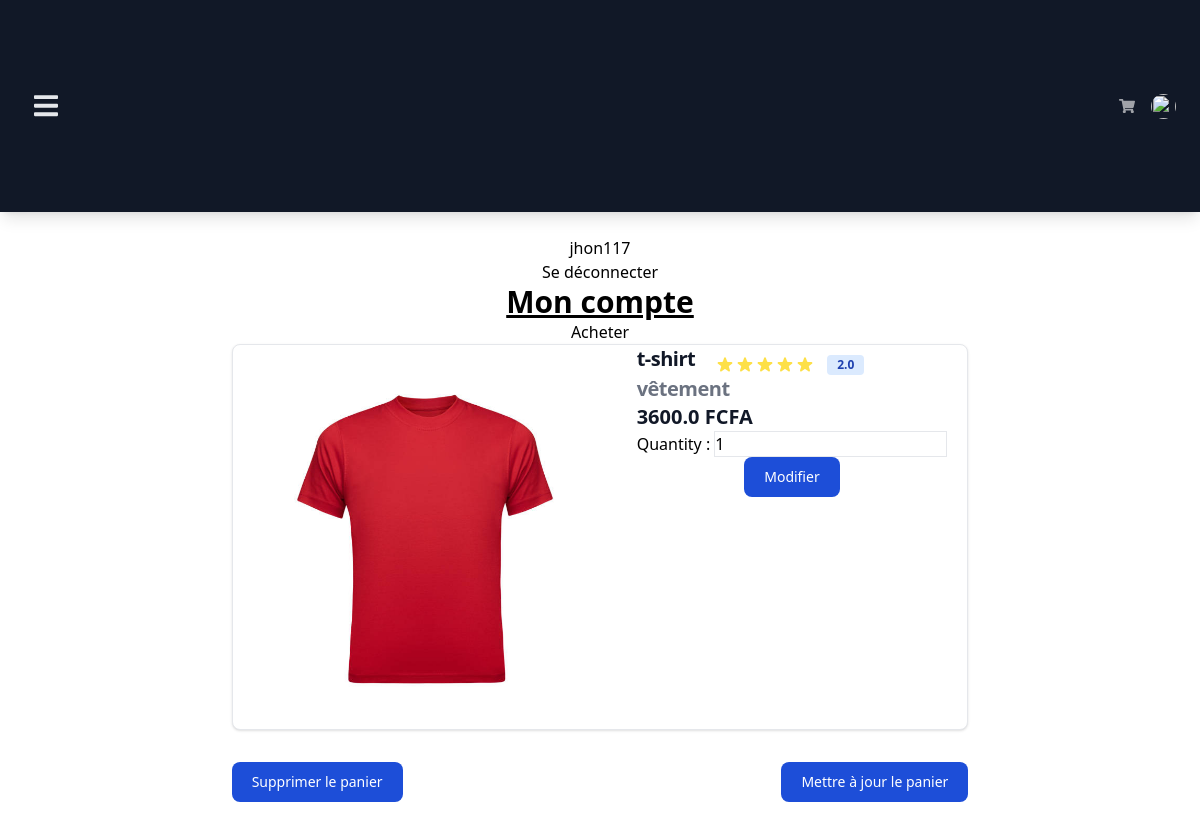
The page /boutique/cart/ (signed in) on the database its author committed.
### ventes/models.py (models this page shows, shortened)
class CommandeBasket(models.Model):
    commande = models.ForeignKey(Commande, on_delete=models.CASCADE)
    article = models.ForeignKey(Article, on_delete=models.CASCADE)
    quantity = models.IntegerField(default=1)
    """def setQuantity(self, _quantity):
        self.quantity = _quantity
        self.save()
        setValue = _quantity*-1
        try:
            self.article.updateQuantity(setValue)
        except ValueError as ve:
            raise ve"""

class Article(models.Model):
    designation = models.CharField(max_length=128, unique=True)
    pricePurchase = models.FloatField(default=0.0)
    benefitPercentage = models.IntegerField(default=0, validators=[MinValueValidator(0), MaxValueValidator(100)])
    stock = models.IntegerField(default=0)
    reduction = models.IntegerField(default=0, blank=True)
    description = models.TextField(blank=True)
    note = models.FloatField(default=0.0, blank=True, validators=[MinValueValidator(0.0), MaxValueValidator(5.0)])
    thumbnail = models.ImageField(upload_to="articles", blank=True, null=True)
    categorie = models.ForeignKey(Categorie, null=True, blank=True, on_delete=models.SET_NULL)
    def getSalePrice(self):
        return self.pricePurchase + (self.pricePurchase*self.benefitPercentage/100)

class Categorie(models.Model):
    wording = models.CharField(max_length=128)
    def __str__(self):
        return self.wording

### ventes/views.py (the view, shortened to what this page needs)
# urls.py: path('cart/', views.cart, name='cart'),
def cart(request):
    shopper = ov.findShopper(request.user)
    commande = None
    if shopper:
        commande = shopper.getCurrentCommande()
        orders = commande.commandebasket_set.all()
    return render(request, 'store/cart.html', context={"orders" : orders })

### ventes/models.py (called while the page is built)
    def getCurrentCommande(self):
        commandes = Commande.objects.filter(shopper=self, state=-1)
        if commandes:
            return commandes[0]
        return []

### ventes/otherViews.py (called while the page is built)
def findShopper(user: object) -> Shopper:
    if user.is_authenticated:
        return Shopper.objects.filter(user=user)[0]
    return None

### ventes/templates/store/cart.html (shortened to what this page needs)
{% extends 'base.html' %}
{% block content %}
    {% if not orders %}
        <h3>Il n'y aucun article dans la boutique.</h3>
    {% else %}
        <form action="" method="post">
            <div class="flex flex-col">
                <input type="submit" name="purchase" value="Acheter">
                {% for order in orders %}
                    <div class="w-full bg-white border border-gray-200 rounded-lg shadow dark:bg-gray-800 dark:border-gray-700 flex">
                        <a href="{% url 'ventes:article' order.article.id %}">
                            <img class="p-8 rounded-t-lg h-96" src="{{ order.article.thumbnail.url }}" alt="{{ article.designation }}" />
                        </a>
                        <div class="px-5">
                            <div href="" class="flex space-x-5">
                                <h5 class="text-xl font-semibold tracking-tight text-gray-900 dark:text-white">{{ order.article.designation }}</h5>
                                <div class="flex items-center mt-2.5">
                                    <span class="bg-blue-100 text-blue-800 text-xs font-semibold mr-2 px-2.5 py-0.5 rounded dark:bg-blue-200 dark:text-blue-800 ml-3">{{ order.article.note }}</span>
                                </div>
                            </div>
                            <div>
                                <h5 class="text-xl font-semibold tracking-tight text-gray-500 dark:text-white">{{ order.article.categorie }}</h5>
                                <span class="text-xl font-bold text-gray-900 dark:text-white">{{ order.article.getSalePrice }} FCFA</span>
                            </div>
                            <div class=" flex flex-col items-center justify-between">
                                <div>
                                    <label for="quantity">Quantity : </label>
                                    <input class="border" type="number" name="quantity[]" id="quantity" value="{{ order.quantity }}">
                                </div>
                                <a href="#" class="text-white bg-blue-700 hover:bg-blue-800 focus:ring-4 focus:outline-none focus:ring-blue-300 font-medium rounded-lg text-sm px-5 py-2.5 text-center dark:bg-blue-600 dark:hover:bg-blue-700 dark:focus:ring-blue-800">Modifier</a>
                            </div>
                        </div>
                    </div>
                {% endfor %}
            </div>
            <div class="mt-8 flex justify-between">
                <input type="submit" value="Supprimer le panier" class="text-white bg-blue-700 hover:bg-blue-800 focus:ring-4 focus:outline-none focus:ring-blue-300 font-medium rounded-lg text-sm px-5 py-2.5 text-center dark:bg-blue-600 dark:hover:bg-blue-700 dark:focus:ring-blue-800"/>
                <input type="submit" name="update" value="Mettre à jour le panier" class="text-white bg-blue-700 hover:bg-blue-800 focus:ring-4 focus:outline-none focus:ring-blue-300 font-medium rounded-lg text-sm px-5 py-2.5 text-center dark:bg-blue-600 dark:hover:bg-blue-700 dark:focus:ring-blue-800"/>
            </div>
        </form>
    {% endif %}
{% endblock %}

### layouts/base.html (shortened to what this page needs)
<!DOCTYPE html>
<html lang="en">
<head>
    <link rel="stylesheet" href="/media/static/css/output.css">
    <link rel="stylesheet" href="https://cdnjs.cloudflare.com/ajax/libs/font-awesome/6.0.0/css/all.min.css" />
    <link rel="stylesheet" href="https://cdn.jsdelivr.net/npm/tw-elements/dist/css/index.min.css" />
    <script src="https://cdn.tailwindcss.com"></script>
  </head>
<body class="">
      <nav class="relative w-full flex flex-wrap items-center justify-between py-3 bg-gray-900 text-gray-200 shadow-lg navbar navbar-expand-lg navbar-light">
  <div class="container-fluid w-full flex flex-wrap items-center justify-between px-6">
    <button
      class="navbar-toggler text-gray-200 border-0 hover:shadow-none hover:no-underline py-2 px-2.5 bg-transparent focus:outline-none focus:ring-0 focus:shadow-none focus:no-underline"
      type="button"
      data-bs-toggle="collapse"
      data-bs-target="#navbarSupportedContent1"
      aria-controls="navbarSupportedContent"
      aria-expanded="false"
      aria-label="Toggle navigation"
    >
    </button>
    <div class="flex items-center relative">
      <a class="text-white opacity-60 hover:opacity-80 focus:opacity-80 mr-4" href="#">
      </a>
      <div class="dropdown relative">
        <a
          class="dropdown-toggle flex items-center hidden-arrow"
          href="#"
          id="dropdownMenuButton2"
          role="button"
          data-bs-toggle="dropdown"
          aria-expanded="false"
        >
          <img
            src="https://mdbootstrap.com/img/new/avatars/2.jpg"
            class="rounded-full"
            style="height: 25px; width: 25px"
            alt=""
            loading="lazy"
          />
        </a>
      </div>
    </div>
  </div>
</nav>
      <main>
        <div class="m-auto max-w-7xl py-6 sm:px-6 lg:px-8 flex flex-col items-center" style="">
          {% if user.is_authenticated %}
          {{ user.username }}
              <a href="{% url 'accounts:logout' %}">Se déconnecter</a>
          {% else %}
              <a href="{% url 'accounts:signup' %}">S'inscrire</a>
              <a href="{% url 'accounts:login' %}">Se connecter</a>
          {% endif %}
          <a href="">
            <h1 class="text-3xl font-bold underline">Mon compte</h1>
          </a>
          {% block content %}
          {% endblock %}
        </div>
      </main>
</body>
</html>

### rows shown on the page
CommandeBasket: article.thumbnail (picture), article.designation "t-shirt", article.note "2.0", article.categorie "vêtement", article.getSalePrice "3600.0", quantity "1"

### other values the page prints
{{ user.username }} "jhon117"
